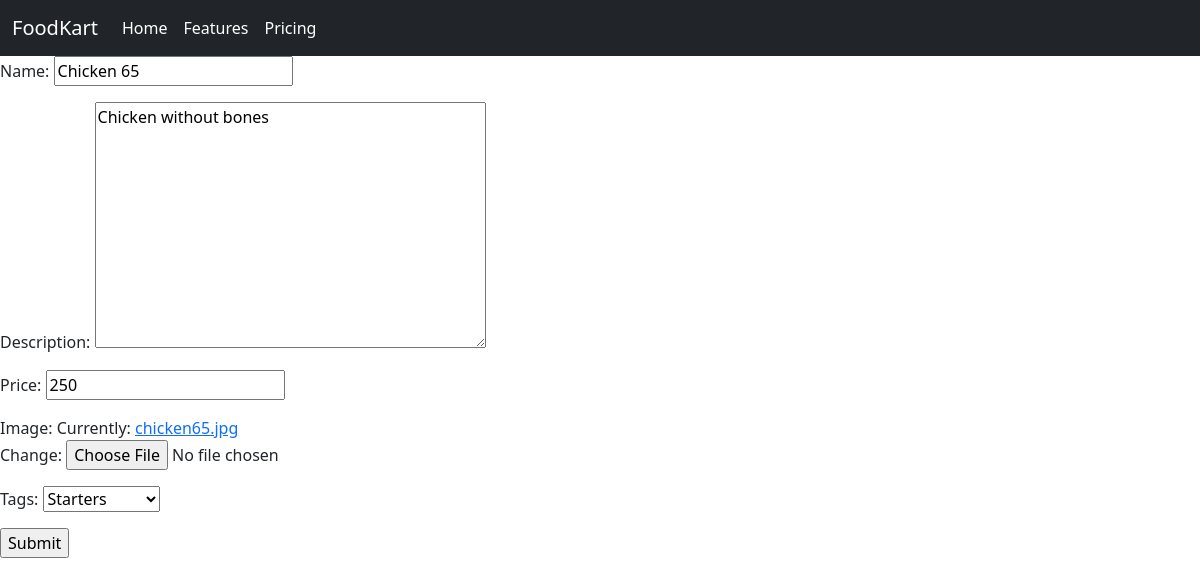
/dm/2 (signed in), run on the app's committed database.
### menu/models.py (models this page shows, shortened)
class Dish(models.Model):
    id = models.AutoField(primary_key=True)
    name = models.CharField(max_length=200, null = False, blank = False, default = 'newItem')
    description = models.TextField()
    price = models.IntegerField()
    image = models.ImageField(null = False, blank = False)
    tags = models.ForeignKey(Tags, on_delete = models.CASCADE, null = True)
    restaurant = models.ForeignKey(restaurant, on_delete = models.CASCADE)

### menu/views.py (the view)
# urls.py: path('dm/<int:dish_id>', views.dish_modification, name='dish_modification'),
@login_required
def dish_modification(request, dish_id):
    dish = Dish.objects.get(id=dish_id)
    user = request.user
    restaurant = user
    form = DishCreationForm(instance=dish)          # Storing the dish which we want to modify.
    if str(restaurant) == str(dish.restaurant):     # Dish modification can only be done by the owner restaurant.
        if request.method == 'POST':
            form = DishCreationForm(request.POST, request.FILES, instance=dish)
            if form.is_valid():
                form = form.save(commit=False)
                form.restaurant = user
                form.save()                         # Dish has been modified and saved.
                messages.success(request, 'Dish modified successfully.')
                return redirect('index')
    else:
        messages.error(request, 'You are not authorized to modify others menu.')
        return redirect('index')
    context = {
        'form_type': 'dish_modification',
        'id': dish_id,
        'form': form,
    }
    return render(request, 'menu/dish.html', context=context)

### menu/forms.py
class DishCreationForm(forms.ModelForm):
    class Meta:
        model = Dish
        fields = '__all__'
        exclude = ['restaurant']

### menu/models.py (called while the page is built)
    def __str__(self):
        return f'{self.tag}'

### Templates/menu/dish.html (shortened to what this page needs)
{% extends 'menu/index.html' %}
{% block container%}
{% if form_type == 'dish_creation' %}
    <form action="{% url 'dish_creation'%}" method="POST" enctype = 'multipart/form-data'>
    {% csrf_token %}
    {{form.as_p}}
    <input type="submit">
    </form>
    {% elif form_type == 'dish_modification' %}
    <form action="{% url 'dish_modification' id %}" method="POST" enctype = 'multipart/form-data'>
        {{form.as_p}}
        <input type="submit">
    </form>
{% endif %}
{% endblock container %}

### data on the page
Dish: name "Chicken 65", description "Chicken without bones", price "250", tags "Starters"
